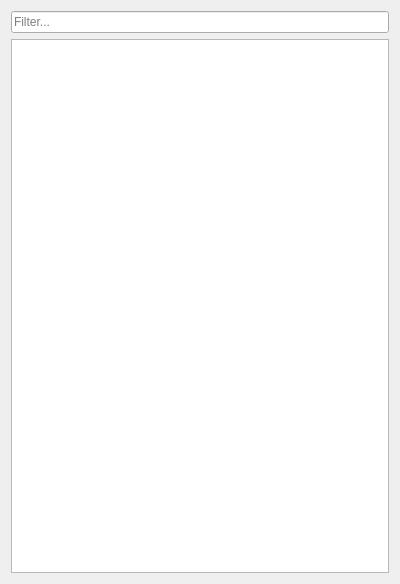
<?xml version="1.0" encoding="UTF-8"?>
<ui version="4.0">
 <class>WkfGroupingSelectorDialog</class>
 <widget class="QDialog" name="WkfGroupingSelectorDialog">
  <property name="geometry">
   <rect>
    <x>0</x>
    <y>0</y>
    <width>400</width>
    <height>584</height>
   </rect>
  </property>
  <property name="contextMenuPolicy">
   <enum>Qt::NoContextMenu</enum>
  </property>
  <property name="windowTitle">
   <string notr="true">Choose Grouping</string>
  </property>
  <property name="sizeGripEnabled">
   <bool>false</bool>
  </property>
  <layout class="QVBoxLayout" name="verticalLayout">
   <item>
    <widget class="QLineEdit" name="mFilter">
     <property name="placeholderText">
      <string>Filter...</string>
     </property>
    </widget>
   </item>
   <item>
    <widget class="QTreeWidget" name="mTree">
     <attribute name="headerVisible">
      <bool>false</bool>
     </attribute>
     <column>
      <property name="text">
       <string notr="true">1</string>
      </property>
     </column>
    </widget>
   </item>
  </layout>
 </widget>
 <resources/>
 <connections/>
</ui>
